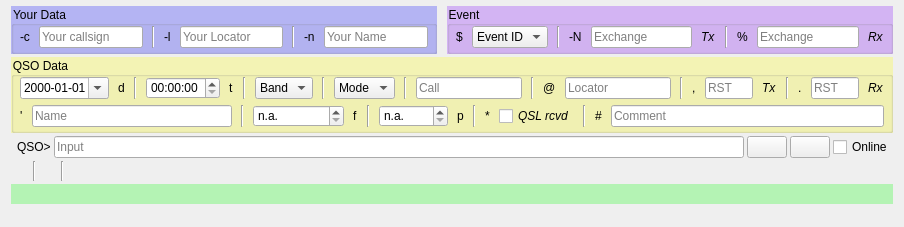
<?xml version="1.0" encoding="UTF-8"?>
<ui version="4.0">
 <class>CassiopeiaConsoleWidget</class>
 <widget class="QWidget" name="CassiopeiaConsoleWidget">
  <property name="geometry">
   <rect>
    <x>0</x>
    <y>0</y>
    <width>904</width>
    <height>227</height>
   </rect>
  </property>
  <property name="sizePolicy">
   <sizepolicy hsizetype="MinimumExpanding" vsizetype="MinimumExpanding">
    <horstretch>0</horstretch>
    <verstretch>0</verstretch>
   </sizepolicy>
  </property>
  <property name="windowTitle">
   <string>CassiopeiaConsole</string>
  </property>
  <layout class="QVBoxLayout" name="verticalLayout">
   <property name="spacing">
    <number>3</number>
   </property>
   <property name="topMargin">
    <number>6</number>
   </property>
   <property name="bottomMargin">
    <number>6</number>
   </property>
   <item>
    <layout class="QHBoxLayout" name="horizontalLayout">
     <property name="spacing">
      <number>10</number>
     </property>
     <item>
      <widget class="QGroupBox" name="groupBox_2">
       <property name="styleSheet">
        <string notr="true">QGroupBox {background-color: rgba(0, 0, 255, 63)}</string>
       </property>
       <property name="title">
        <string>Your Data</string>
       </property>
       <layout class="QHBoxLayout" name="horizontalLayout_4">
        <property name="spacing">
         <number>9</number>
        </property>
        <property name="leftMargin">
         <number>6</number>
        </property>
        <property name="topMargin">
         <number>0</number>
        </property>
        <property name="rightMargin">
         <number>6</number>
        </property>
        <property name="bottomMargin">
         <number>3</number>
        </property>
        <item>
         <widget class="QLabel" name="label_2">
          <property name="text">
           <string>-c</string>
          </property>
         </widget>
        </item>
        <item>
         <widget class="QLineEdit" name="myCallLineEdit">
          <property name="placeholderText">
           <string>Your callsign</string>
          </property>
          <property name="cssClass" stdset="0">
           <string notr="true">CCInput</string>
          </property>
         </widget>
        </item>
        <item>
         <widget class="Line" name="line_6">
          <property name="orientation">
           <enum>Qt::Vertical</enum>
          </property>
         </widget>
        </item>
        <item>
         <widget class="QLabel" name="label_10">
          <property name="text">
           <string>-l</string>
          </property>
         </widget>
        </item>
        <item>
         <widget class="QLineEdit" name="myLocLineEdit">
          <property name="placeholderText">
           <string>Your Locator</string>
          </property>
          <property name="cssClass" stdset="0">
           <string notr="true">CCInput</string>
          </property>
         </widget>
        </item>
        <item>
         <widget class="Line" name="line_7">
          <property name="orientation">
           <enum>Qt::Vertical</enum>
          </property>
         </widget>
        </item>
        <item>
         <widget class="QLabel" name="label_11">
          <property name="text">
           <string>-n</string>
          </property>
         </widget>
        </item>
        <item>
         <widget class="QLineEdit" name="myNameLineEdit">
          <property name="placeholderText">
           <string>Your Name</string>
          </property>
          <property name="cssClass" stdset="0">
           <string notr="true">CCInput</string>
          </property>
         </widget>
        </item>
       </layout>
      </widget>
     </item>
     <item>
      <widget class="QGroupBox" name="groupBox_3">
       <property name="styleSheet">
        <string notr="true">QGroupBox {background-color: rgba(127, 0, 255, 63)}</string>
       </property>
       <property name="title">
        <string>Event</string>
       </property>
       <layout class="QHBoxLayout" name="horizontalLayout_8">
        <property name="spacing">
         <number>9</number>
        </property>
        <property name="leftMargin">
         <number>6</number>
        </property>
        <property name="topMargin">
         <number>0</number>
        </property>
        <property name="rightMargin">
         <number>6</number>
        </property>
        <property name="bottomMargin">
         <number>3</number>
        </property>
        <item>
         <widget class="QLabel" name="label_19">
          <property name="text">
           <string>$</string>
          </property>
         </widget>
        </item>
        <item>
         <widget class="QComboBox" name="eventComboBox">
          <property name="sizePolicy">
           <sizepolicy hsizetype="MinimumExpanding" vsizetype="Fixed">
            <horstretch>0</horstretch>
            <verstretch>0</verstretch>
           </sizepolicy>
          </property>
          <property name="currentIndex">
           <number>0</number>
          </property>
          <property name="placeholderText">
           <string>Event ID</string>
          </property>
          <property name="cssClass" stdset="0">
           <string notr="true">CCInput</string>
          </property>
          <item>
           <property name="text">
            <string>Event ID</string>
           </property>
          </item>
          <item>
           <property name="text">
            <string>POTA</string>
           </property>
          </item>
          <item>
           <property name="text">
            <string>SOTA</string>
           </property>
          </item>
         </widget>
        </item>
        <item>
         <widget class="Line" name="line_15">
          <property name="orientation">
           <enum>Qt::Vertical</enum>
          </property>
         </widget>
        </item>
        <item>
         <widget class="QLabel" name="label_21">
          <property name="text">
           <string>-N</string>
          </property>
         </widget>
        </item>
        <item>
         <widget class="QLineEdit" name="exchTXLineEdit">
          <property name="placeholderText">
           <string>Exchange</string>
          </property>
          <property name="cssClass" stdset="0">
           <string notr="true">CCInput</string>
          </property>
         </widget>
        </item>
        <item>
         <widget class="QLabel" name="label">
          <property name="font">
           <font>
            <italic>true</italic>
           </font>
          </property>
          <property name="text">
           <string>Tx</string>
          </property>
         </widget>
        </item>
        <item>
         <widget class="Line" name="line_16">
          <property name="orientation">
           <enum>Qt::Vertical</enum>
          </property>
         </widget>
        </item>
        <item>
         <widget class="QLabel" name="label_20">
          <property name="text">
           <string>%</string>
          </property>
         </widget>
        </item>
        <item>
         <widget class="QLineEdit" name="exchRXLineEdit">
          <property name="placeholderText">
           <string>Exchange</string>
          </property>
          <property name="cssClass" stdset="0">
           <string notr="true">CCInput</string>
          </property>
         </widget>
        </item>
        <item>
         <widget class="QLabel" name="label_6">
          <property name="font">
           <font>
            <italic>true</italic>
           </font>
          </property>
          <property name="text">
           <string>Rx</string>
          </property>
         </widget>
        </item>
       </layout>
      </widget>
     </item>
    </layout>
   </item>
   <item>
    <widget class="QGroupBox" name="qsoDataGroupBox">
     <property name="styleSheet">
      <string notr="true">QGroupBox {background-color: rgba(255, 255, 0, 63)}</string>
     </property>
     <property name="title">
      <string>QSO Data</string>
     </property>
     <layout class="QVBoxLayout" name="verticalLayout_2">
      <property name="spacing">
       <number>3</number>
      </property>
      <property name="leftMargin">
       <number>6</number>
      </property>
      <property name="topMargin">
       <number>0</number>
      </property>
      <property name="rightMargin">
       <number>6</number>
      </property>
      <property name="bottomMargin">
       <number>3</number>
      </property>
      <item>
       <layout class="QHBoxLayout" name="horizontalLayout_5">
        <property name="spacing">
         <number>9</number>
        </property>
        <item>
         <widget class="QDateEdit" name="dateEdit">
          <property name="sizePolicy">
           <sizepolicy hsizetype="Expanding" vsizetype="Fixed">
            <horstretch>0</horstretch>
            <verstretch>0</verstretch>
           </sizepolicy>
          </property>
          <property name="displayFormat">
           <string>yyyy-MM-dd</string>
          </property>
          <property name="calendarPopup">
           <bool>true</bool>
          </property>
          <property name="cssClass" stdset="0">
           <string notr="true">CCInput</string>
          </property>
         </widget>
        </item>
        <item>
         <widget class="QLabel" name="label_3">
          <property name="text">
           <string>d</string>
          </property>
         </widget>
        </item>
        <item>
         <widget class="Line" name="line_3">
          <property name="orientation">
           <enum>Qt::Vertical</enum>
          </property>
         </widget>
        </item>
        <item>
         <widget class="QTimeEdit" name="timeEdit">
          <property name="sizePolicy">
           <sizepolicy hsizetype="Expanding" vsizetype="Fixed">
            <horstretch>0</horstretch>
            <verstretch>0</verstretch>
           </sizepolicy>
          </property>
          <property name="cssClass" stdset="0">
           <string notr="true">CCInput</string>
          </property>
         </widget>
        </item>
        <item>
         <widget class="QLabel" name="label_4">
          <property name="text">
           <string>t</string>
          </property>
         </widget>
        </item>
        <item>
         <widget class="Line" name="line_2">
          <property name="orientation">
           <enum>Qt::Vertical</enum>
          </property>
         </widget>
        </item>
        <item>
         <widget class="QComboBox" name="bandComboBox">
          <property name="sizePolicy">
           <sizepolicy hsizetype="Expanding" vsizetype="Fixed">
            <horstretch>0</horstretch>
            <verstretch>0</verstretch>
           </sizepolicy>
          </property>
          <property name="currentIndex">
           <number>0</number>
          </property>
          <property name="placeholderText">
           <string>Band</string>
          </property>
          <property name="cssClass" stdset="0">
           <string notr="true">CCInput</string>
          </property>
          <item>
           <property name="text">
            <string>Band</string>
           </property>
          </item>
         </widget>
        </item>
        <item>
         <widget class="Line" name="line">
          <property name="orientation">
           <enum>Qt::Vertical</enum>
          </property>
         </widget>
        </item>
        <item>
         <widget class="QComboBox" name="modeComboBox">
          <property name="sizePolicy">
           <sizepolicy hsizetype="Expanding" vsizetype="Fixed">
            <horstretch>0</horstretch>
            <verstretch>0</verstretch>
           </sizepolicy>
          </property>
          <property name="currentText">
           <string>Mode</string>
          </property>
          <property name="currentIndex">
           <number>0</number>
          </property>
          <property name="placeholderText">
           <string>Mode</string>
          </property>
          <property name="cssClass" stdset="0">
           <string notr="true">CCInput</string>
          </property>
          <item>
           <property name="text">
            <string>Mode</string>
           </property>
          </item>
         </widget>
        </item>
        <item>
         <widget class="Line" name="line_4">
          <property name="orientation">
           <enum>Qt::Vertical</enum>
          </property>
         </widget>
        </item>
        <item>
         <widget class="QLineEdit" name="callLineEdit">
          <property name="placeholderText">
           <string>Call</string>
          </property>
          <property name="cssClass" stdset="0">
           <string notr="true">CCInput</string>
          </property>
         </widget>
        </item>
        <item>
         <widget class="Line" name="line_8">
          <property name="orientation">
           <enum>Qt::Vertical</enum>
          </property>
         </widget>
        </item>
        <item>
         <widget class="QLabel" name="label_9">
          <property name="text">
           <string>@</string>
          </property>
         </widget>
        </item>
        <item>
         <widget class="QLineEdit" name="locLineEdit">
          <property name="placeholderText">
           <string>Locator</string>
          </property>
          <property name="cssClass" stdset="0">
           <string notr="true">CCInput</string>
          </property>
         </widget>
        </item>
        <item>
         <widget class="Line" name="line_9">
          <property name="orientation">
           <enum>Qt::Vertical</enum>
          </property>
         </widget>
        </item>
        <item>
         <widget class="QLabel" name="label_13">
          <property name="text">
           <string>,</string>
          </property>
         </widget>
        </item>
        <item>
         <widget class="QLineEdit" name="rstTXLineEdit">
          <property name="maximumSize">
           <size>
            <width>50</width>
            <height>16777215</height>
           </size>
          </property>
          <property name="placeholderText">
           <string>RST</string>
          </property>
          <property name="cssClass" stdset="0">
           <string notr="true">CCInput</string>
          </property>
         </widget>
        </item>
        <item>
         <widget class="QLabel" name="label_7">
          <property name="font">
           <font>
            <italic>true</italic>
           </font>
          </property>
          <property name="text">
           <string>Tx</string>
          </property>
         </widget>
        </item>
        <item>
         <widget class="Line" name="line_5">
          <property name="orientation">
           <enum>Qt::Vertical</enum>
          </property>
         </widget>
        </item>
        <item>
         <widget class="QLabel" name="label_12">
          <property name="text">
           <string>.</string>
          </property>
         </widget>
        </item>
        <item>
         <widget class="QLineEdit" name="rstRXLineEdit">
          <property name="maximumSize">
           <size>
            <width>50</width>
            <height>16777215</height>
           </size>
          </property>
          <property name="placeholderText">
           <string>RST</string>
          </property>
          <property name="cssClass" stdset="0">
           <string notr="true">CCInput</string>
          </property>
         </widget>
        </item>
        <item>
         <widget class="QLabel" name="label_8">
          <property name="font">
           <font>
            <italic>true</italic>
           </font>
          </property>
          <property name="text">
           <string>Rx</string>
          </property>
         </widget>
        </item>
       </layout>
      </item>
      <item>
       <widget class="Line" name="line_10">
        <property name="orientation">
         <enum>Qt::Vertical</enum>
        </property>
       </widget>
      </item>
      <item>
       <layout class="QHBoxLayout" name="horizontalLayout_2">
        <property name="spacing">
         <number>9</number>
        </property>
        <item>
         <widget class="QLabel" name="label_14">
          <property name="text">
           <string>'</string>
          </property>
         </widget>
        </item>
        <item>
         <widget class="QLineEdit" name="nameLineEdit">
          <property name="maximumSize">
           <size>
            <width>200</width>
            <height>16777215</height>
           </size>
          </property>
          <property name="placeholderText">
           <string>Name</string>
          </property>
          <property name="cssClass" stdset="0">
           <string notr="true">CCInput</string>
          </property>
         </widget>
        </item>
        <item>
         <widget class="Line" name="line_14">
          <property name="orientation">
           <enum>Qt::Vertical</enum>
          </property>
         </widget>
        </item>
        <item>
         <widget class="QSpinBox" name="freqSpinBox">
          <property name="specialValueText">
           <string>n.a.</string>
          </property>
          <property name="suffix">
           <string> kHz</string>
          </property>
          <property name="maximum">
           <number>999999999</number>
          </property>
          <property name="stepType">
           <enum>QAbstractSpinBox::AdaptiveDecimalStepType</enum>
          </property>
          <property name="value">
           <number>0</number>
          </property>
          <property name="cssClass" stdset="0">
           <string notr="true">CCInput</string>
          </property>
         </widget>
        </item>
        <item>
         <widget class="QLabel" name="label_16">
          <property name="text">
           <string>f</string>
          </property>
         </widget>
        </item>
        <item>
         <widget class="Line" name="line_12">
          <property name="orientation">
           <enum>Qt::Vertical</enum>
          </property>
         </widget>
        </item>
        <item>
         <widget class="QSpinBox" name="powerSpinBox">
          <property name="specialValueText">
           <string>n.a.</string>
          </property>
          <property name="suffix">
           <string> W</string>
          </property>
          <property name="minimum">
           <number>0</number>
          </property>
          <property name="maximum">
           <number>9999</number>
          </property>
          <property name="stepType">
           <enum>QAbstractSpinBox::AdaptiveDecimalStepType</enum>
          </property>
          <property name="value">
           <number>0</number>
          </property>
          <property name="cssClass" stdset="0">
           <string notr="true">CCInput</string>
          </property>
         </widget>
        </item>
        <item>
         <widget class="QLabel" name="label_17">
          <property name="text">
           <string>p</string>
          </property>
         </widget>
        </item>
        <item>
         <widget class="Line" name="line_13">
          <property name="orientation">
           <enum>Qt::Vertical</enum>
          </property>
         </widget>
        </item>
        <item>
         <widget class="QLabel" name="label_18">
          <property name="text">
           <string>*</string>
          </property>
         </widget>
        </item>
        <item>
         <widget class="QCheckBox" name="qslCheckBox">
          <property name="font">
           <font>
            <italic>true</italic>
           </font>
          </property>
          <property name="text">
           <string>QSL rcvd</string>
          </property>
         </widget>
        </item>
        <item>
         <widget class="Line" name="line_11">
          <property name="orientation">
           <enum>Qt::Vertical</enum>
          </property>
         </widget>
        </item>
        <item>
         <widget class="QLabel" name="label_15">
          <property name="text">
           <string>#</string>
          </property>
         </widget>
        </item>
        <item>
         <widget class="QLineEdit" name="commentLineEdit">
          <property name="placeholderText">
           <string>Comment</string>
          </property>
          <property name="cssClass" stdset="0">
           <string notr="true">CCInput</string>
          </property>
         </widget>
        </item>
       </layout>
      </item>
     </layout>
    </widget>
   </item>
   <item>
    <layout class="QHBoxLayout" name="horizontalLayout_6">
     <item>
      <layout class="QVBoxLayout" name="verticalLayout_4">
       <item>
        <layout class="QHBoxLayout" name="horizontalLayout_7">
         <property name="leftMargin">
          <number>6</number>
         </property>
         <item>
          <widget class="QLabel" name="label_5">
           <property name="styleSheet">
            <string notr="true">background-color: rgba(0, 255, 0, 0)</string>
           </property>
           <property name="text">
            <string>QSO&gt;</string>
           </property>
          </widget>
         </item>
         <item>
          <widget class="QLineEdit" name="inputLineEdit">
           <property name="placeholderText">
            <string>Input</string>
           </property>
           <property name="cssClass" stdset="0">
            <string notr="true">CCInput</string>
           </property>
          </widget>
         </item>
         <item>
          <widget class="QPushButton" name="clearPushButton">
           <property name="toolTip">
            <string>Clear</string>
           </property>
           <property name="icon">
            <iconset>
             <normaloff>icons:no.png</normaloff>icons:no.png</iconset>
           </property>
          </widget>
         </item>
         <item>
          <widget class="QPushButton" name="addQSOPushButton">
           <property name="toolTip">
            <string>Push to Log</string>
           </property>
           <property name="icon">
            <iconset>
             <normaloff>icons:edit_add.png</normaloff>icons:edit_add.png</iconset>
           </property>
          </widget>
         </item>
         <item>
          <widget class="QCheckBox" name="onlineCheckBox">
           <property name="text">
            <string>Online</string>
           </property>
          </widget>
         </item>
        </layout>
       </item>
       <item>
        <layout class="QHBoxLayout" name="horizontalLayout_3">
         <property name="spacing">
          <number>9</number>
         </property>
         <property name="leftMargin">
          <number>6</number>
         </property>
         <property name="rightMargin">
          <number>6</number>
         </property>
         <item>
          <widget class="QLabel" name="ctyCtyLabel">
           <property name="text">
            <string/>
           </property>
          </widget>
         </item>
         <item>
          <widget class="Line" name="line_18">
           <property name="orientation">
            <enum>Qt::Vertical</enum>
           </property>
          </widget>
         </item>
         <item>
          <widget class="QLabel" name="ctyAreaLabel">
           <property name="text">
            <string/>
           </property>
          </widget>
         </item>
         <item>
          <widget class="Line" name="line_17">
           <property name="orientation">
            <enum>Qt::Vertical</enum>
           </property>
          </widget>
         </item>
         <item>
          <widget class="QLabel" name="distLabel">
           <property name="text">
            <string/>
           </property>
          </widget>
         </item>
         <item>
          <spacer name="horizontalSpacer">
           <property name="orientation">
            <enum>Qt::Horizontal</enum>
           </property>
           <property name="sizeHint" stdset="0">
            <size>
             <width>40</width>
             <height>20</height>
            </size>
           </property>
          </spacer>
         </item>
        </layout>
       </item>
       <item>
        <widget class="QWidget" name="resultWidget" native="true">
         <property name="styleSheet">
          <string notr="true">#resultWidget {background-color: rgba(0, 255, 0, 63)}</string>
         </property>
         <layout class="QVBoxLayout" name="verticalLayout_3">
          <property name="leftMargin">
           <number>6</number>
          </property>
          <property name="topMargin">
           <number>3</number>
          </property>
          <property name="rightMargin">
           <number>6</number>
          </property>
          <property name="bottomMargin">
           <number>3</number>
          </property>
          <item>
           <widget class="QLabel" name="resultLabel">
            <property name="text">
             <string/>
            </property>
            <property name="wordWrap">
             <bool>true</bool>
            </property>
           </widget>
          </item>
         </layout>
        </widget>
       </item>
      </layout>
     </item>
    </layout>
   </item>
   <item>
    <spacer name="verticalSpacer_2">
     <property name="orientation">
      <enum>Qt::Vertical</enum>
     </property>
     <property name="sizeType">
      <enum>QSizePolicy::Expanding</enum>
     </property>
     <property name="sizeHint" stdset="0">
      <size>
       <width>20</width>
       <height>0</height>
      </size>
     </property>
    </spacer>
   </item>
  </layout>
 </widget>
 <tabstops>
  <tabstop>inputLineEdit</tabstop>
  <tabstop>myCallLineEdit</tabstop>
  <tabstop>myLocLineEdit</tabstop>
  <tabstop>myNameLineEdit</tabstop>
  <tabstop>exchTXLineEdit</tabstop>
  <tabstop>exchRXLineEdit</tabstop>
  <tabstop>callLineEdit</tabstop>
  <tabstop>locLineEdit</tabstop>
  <tabstop>rstTXLineEdit</tabstop>
  <tabstop>nameLineEdit</tabstop>
  <tabstop>commentLineEdit</tabstop>
 </tabstops>
 <resources/>
 <connections>
  <connection>
   <sender>clearPushButton</sender>
   <signal>clicked()</signal>
   <receiver>CassiopeiaConsoleWidget</receiver>
   <slot>clearInput()</slot>
   <hints>
    <hint type="sourcelabel">
     <x>794</x>
     <y>142</y>
    </hint>
    <hint type="destinationlabel">
     <x>420</x>
     <y>90</y>
    </hint>
   </hints>
  </connection>
  <connection>
   <sender>inputLineEdit</sender>
   <signal>textEdited(QString)</signal>
   <receiver>CassiopeiaConsoleWidget</receiver>
   <slot>evaluate(QString)</slot>
   <hints>
    <hint type="sourcelabel">
     <x>399</x>
     <y>142</y>
    </hint>
    <hint type="destinationlabel">
     <x>420</x>
     <y>90</y>
    </hint>
   </hints>
  </connection>
  <connection>
   <sender>inputLineEdit</sender>
   <signal>returnPressed()</signal>
   <receiver>CassiopeiaConsoleWidget</receiver>
   <slot>finaliseQSO()</slot>
   <hints>
    <hint type="sourcelabel">
     <x>399</x>
     <y>142</y>
    </hint>
    <hint type="destinationlabel">
     <x>420</x>
     <y>90</y>
    </hint>
   </hints>
  </connection>
  <connection>
   <sender>addQSOPushButton</sender>
   <signal>clicked()</signal>
   <receiver>CassiopeiaConsoleWidget</receiver>
   <slot>finaliseQSO()</slot>
   <hints>
    <hint type="sourcelabel">
     <x>695</x>
     <y>150</y>
    </hint>
    <hint type="destinationlabel">
     <x>420</x>
     <y>98</y>
    </hint>
   </hints>
  </connection>
  <connection>
   <sender>bandComboBox</sender>
   <signal>currentTextChanged(QString)</signal>
   <receiver>CassiopeiaConsoleWidget</receiver>
   <slot>bandChanged(QString)</slot>
   <hints>
    <hint type="sourcelabel">
     <x>272</x>
     <y>106</y>
    </hint>
    <hint type="destinationlabel">
     <x>498</x>
     <y>118</y>
    </hint>
   </hints>
  </connection>
  <connection>
   <sender>dateEdit</sender>
   <signal>userDateChanged(QDate)</signal>
   <receiver>CassiopeiaConsoleWidget</receiver>
   <slot>dateChanged(QDate)</slot>
   <hints>
    <hint type="sourcelabel">
     <x>52</x>
     <y>106</y>
    </hint>
    <hint type="destinationlabel">
     <x>498</x>
     <y>118</y>
    </hint>
   </hints>
  </connection>
  <connection>
   <sender>timeEdit</sender>
   <signal>timeChanged(QTime)</signal>
   <receiver>CassiopeiaConsoleWidget</receiver>
   <slot>timeChanged(QTime)</slot>
   <hints>
    <hint type="sourcelabel">
     <x>148</x>
     <y>106</y>
    </hint>
    <hint type="destinationlabel">
     <x>498</x>
     <y>118</y>
    </hint>
   </hints>
  </connection>
  <connection>
   <sender>freqSpinBox</sender>
   <signal>valueChanged(int)</signal>
   <receiver>CassiopeiaConsoleWidget</receiver>
   <slot>freqChanged(int)</slot>
   <hints>
    <hint type="sourcelabel">
     <x>299</x>
     <y>136</y>
    </hint>
    <hint type="destinationlabel">
     <x>498</x>
     <y>118</y>
    </hint>
   </hints>
  </connection>
  <connection>
   <sender>powerSpinBox</sender>
   <signal>valueChanged(int)</signal>
   <receiver>CassiopeiaConsoleWidget</receiver>
   <slot>powerChanged(int)</slot>
   <hints>
    <hint type="sourcelabel">
     <x>414</x>
     <y>136</y>
    </hint>
    <hint type="destinationlabel">
     <x>498</x>
     <y>118</y>
    </hint>
   </hints>
  </connection>
  <connection>
   <sender>modeComboBox</sender>
   <signal>currentTextChanged(QString)</signal>
   <receiver>CassiopeiaConsoleWidget</receiver>
   <slot>modeChanged(QString)</slot>
   <hints>
    <hint type="sourcelabel">
     <x>321</x>
     <y>106</y>
    </hint>
    <hint type="destinationlabel">
     <x>498</x>
     <y>118</y>
    </hint>
   </hints>
  </connection>
  <connection>
   <sender>callLineEdit</sender>
   <signal>textEdited(QString)</signal>
   <receiver>CassiopeiaConsoleWidget</receiver>
   <slot>callChanged(QString)</slot>
   <hints>
    <hint type="sourcelabel">
     <x>471</x>
     <y>106</y>
    </hint>
    <hint type="destinationlabel">
     <x>498</x>
     <y>118</y>
    </hint>
   </hints>
  </connection>
  <connection>
   <sender>commentLineEdit</sender>
   <signal>editingFinished()</signal>
   <receiver>CassiopeiaConsoleWidget</receiver>
   <slot>commentChanged()</slot>
   <hints>
    <hint type="sourcelabel">
     <x>771</x>
     <y>136</y>
    </hint>
    <hint type="destinationlabel">
     <x>498</x>
     <y>118</y>
    </hint>
   </hints>
  </connection>
  <connection>
   <sender>nameLineEdit</sender>
   <signal>editingFinished()</signal>
   <receiver>CassiopeiaConsoleWidget</receiver>
   <slot>nameChanged()</slot>
   <hints>
    <hint type="sourcelabel">
     <x>128</x>
     <y>136</y>
    </hint>
    <hint type="destinationlabel">
     <x>498</x>
     <y>118</y>
    </hint>
   </hints>
  </connection>
  <connection>
   <sender>locLineEdit</sender>
   <signal>editingFinished()</signal>
   <receiver>CassiopeiaConsoleWidget</receiver>
   <slot>locatorChanged()</slot>
   <hints>
    <hint type="sourcelabel">
     <x>714</x>
     <y>106</y>
    </hint>
    <hint type="destinationlabel">
     <x>498</x>
     <y>118</y>
    </hint>
   </hints>
  </connection>
  <connection>
   <sender>qslCheckBox</sender>
   <signal>clicked(bool)</signal>
   <receiver>CassiopeiaConsoleWidget</receiver>
   <slot>qslChanged(bool)</slot>
   <hints>
    <hint type="sourcelabel">
     <x>517</x>
     <y>136</y>
    </hint>
    <hint type="destinationlabel">
     <x>498</x>
     <y>118</y>
    </hint>
   </hints>
  </connection>
  <connection>
   <sender>rstRXLineEdit</sender>
   <signal>editingFinished()</signal>
   <receiver>CassiopeiaConsoleWidget</receiver>
   <slot>rstRxChanged()</slot>
   <hints>
    <hint type="sourcelabel">
     <x>955</x>
     <y>106</y>
    </hint>
    <hint type="destinationlabel">
     <x>498</x>
     <y>118</y>
    </hint>
   </hints>
  </connection>
  <connection>
   <sender>rstTXLineEdit</sender>
   <signal>editingFinished()</signal>
   <receiver>CassiopeiaConsoleWidget</receiver>
   <slot>rstTxChanged()</slot>
   <hints>
    <hint type="sourcelabel">
     <x>872</x>
     <y>106</y>
    </hint>
    <hint type="destinationlabel">
     <x>498</x>
     <y>118</y>
    </hint>
   </hints>
  </connection>
  <connection>
   <sender>eventComboBox</sender>
   <signal>currentTextChanged(QString)</signal>
   <receiver>CassiopeiaConsoleWidget</receiver>
   <slot>eventChanged(QString)</slot>
   <hints>
    <hint type="sourcelabel">
     <x>665</x>
     <y>43</y>
    </hint>
    <hint type="destinationlabel">
     <x>498</x>
     <y>118</y>
    </hint>
   </hints>
  </connection>
  <connection>
   <sender>exchRXLineEdit</sender>
   <signal>editingFinished()</signal>
   <receiver>CassiopeiaConsoleWidget</receiver>
   <slot>exchRxChanged()</slot>
   <hints>
    <hint type="sourcelabel">
     <x>950</x>
     <y>43</y>
    </hint>
    <hint type="destinationlabel">
     <x>498</x>
     <y>118</y>
    </hint>
   </hints>
  </connection>
  <connection>
   <sender>exchTXLineEdit</sender>
   <signal>editingFinished()</signal>
   <receiver>CassiopeiaConsoleWidget</receiver>
   <slot>exchTxChanged()</slot>
   <hints>
    <hint type="sourcelabel">
     <x>850</x>
     <y>43</y>
    </hint>
    <hint type="destinationlabel">
     <x>498</x>
     <y>118</y>
    </hint>
   </hints>
  </connection>
  <connection>
   <sender>myCallLineEdit</sender>
   <signal>editingFinished()</signal>
   <receiver>CassiopeiaConsoleWidget</receiver>
   <slot>myCallChanged()</slot>
   <hints>
    <hint type="sourcelabel">
     <x>103</x>
     <y>43</y>
    </hint>
    <hint type="destinationlabel">
     <x>498</x>
     <y>118</y>
    </hint>
   </hints>
  </connection>
  <connection>
   <sender>myNameLineEdit</sender>
   <signal>editingFinished()</signal>
   <receiver>CassiopeiaConsoleWidget</receiver>
   <slot>myNameChanged()</slot>
   <hints>
    <hint type="sourcelabel">
     <x>449</x>
     <y>43</y>
    </hint>
    <hint type="destinationlabel">
     <x>498</x>
     <y>118</y>
    </hint>
   </hints>
  </connection>
  <connection>
   <sender>myLocLineEdit</sender>
   <signal>editingFinished()</signal>
   <receiver>CassiopeiaConsoleWidget</receiver>
   <slot>myLocChanged()</slot>
   <hints>
    <hint type="sourcelabel">
     <x>274</x>
     <y>43</y>
    </hint>
    <hint type="destinationlabel">
     <x>498</x>
     <y>118</y>
    </hint>
   </hints>
  </connection>
  <connection>
   <sender>onlineCheckBox</sender>
   <signal>clicked(bool)</signal>
   <receiver>CassiopeiaConsoleWidget</receiver>
   <slot>onlineChanged(bool)</slot>
   <hints>
    <hint type="sourcelabel">
     <x>862</x>
     <y>176</y>
    </hint>
    <hint type="destinationlabel">
     <x>451</x>
     <y>118</y>
    </hint>
   </hints>
  </connection>
 </connections>
 <slots>
  <slot>clearInput()</slot>
  <slot>evaluate(QString)</slot>
  <slot>finaliseQSO()</slot>
  <slot>pushQSOs()</slot>
  <slot>deleteQSO()</slot>
  <slot>pushDirectlyChanged(bool)</slot>
  <slot>bandChanged(QString)</slot>
  <slot>dateChanged(QDate)</slot>
  <slot>timeChanged(QTime)</slot>
  <slot>modeChanged(QString)</slot>
  <slot>freqChanged(int)</slot>
  <slot>powerChanged(int)</slot>
  <slot>callChanged(QString)</slot>
  <slot>nameChanged()</slot>
  <slot>locatorChanged()</slot>
  <slot>commentChanged()</slot>
  <slot>qslChanged(bool)</slot>
  <slot>rstRxChanged()</slot>
  <slot>rstTxChanged()</slot>
  <slot>myCallChanged()</slot>
  <slot>myLocChanged()</slot>
  <slot>myNameChanged()</slot>
  <slot>eventChanged(QString)</slot>
  <slot>exchRxChanged()</slot>
  <slot>exchTxChanged()</slot>
  <slot>onlineChanged(bool)</slot>
 </slots>
</ui>
